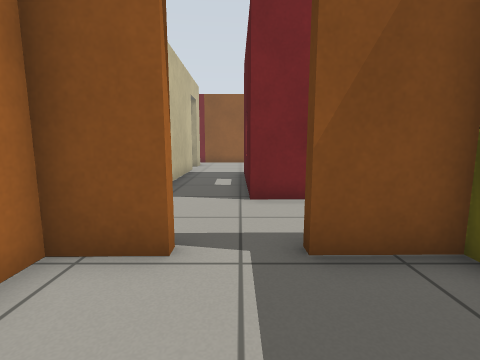
[1] (above)

24 first-person views from a walk through a Gazebo world. The camera is 0.72 m above the floor, tilts 8° down and sees 85° across. The floor is counted in squares, 0.5 m on a side. Each view is taken from the middle of a square. On the plan, view 1 faces up. The plan holds only what a view shows up to about 13 squares ahead; the rest is blank. The place goes on beyond the plan.

[2]
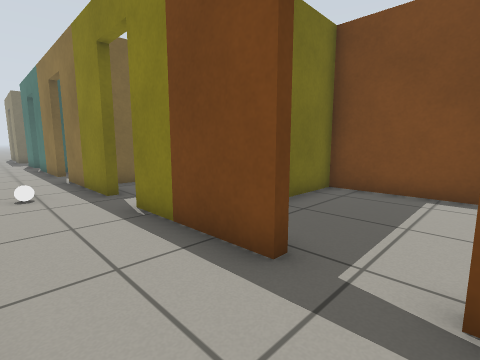

[3]
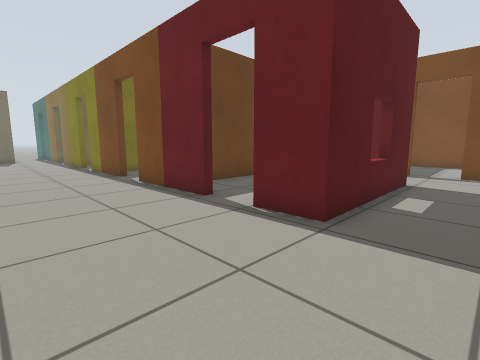

[4]
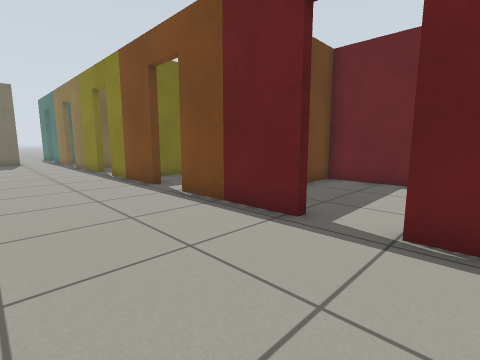

[5]
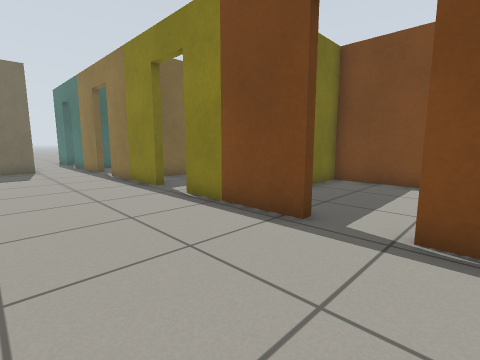

[6]
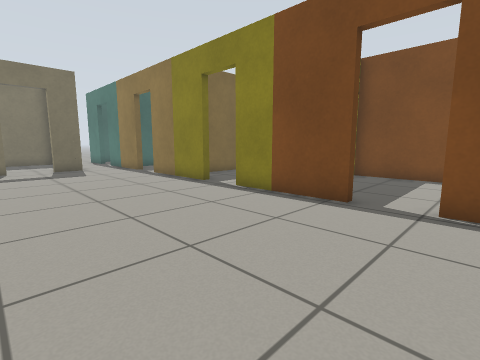

[7]
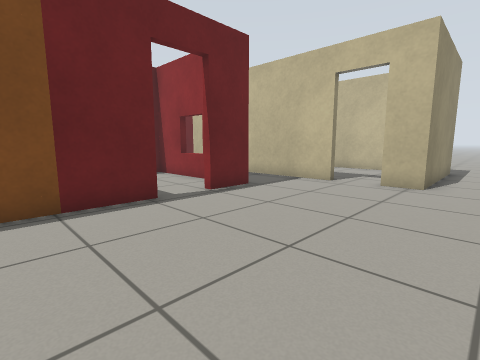

[8]
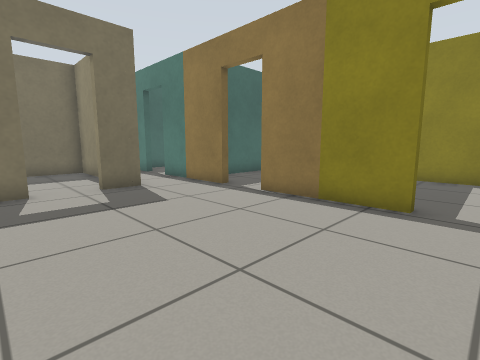

[9]
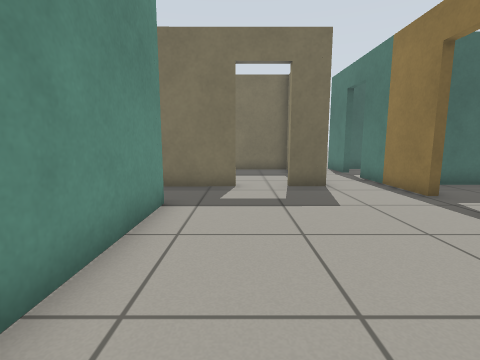

[10]
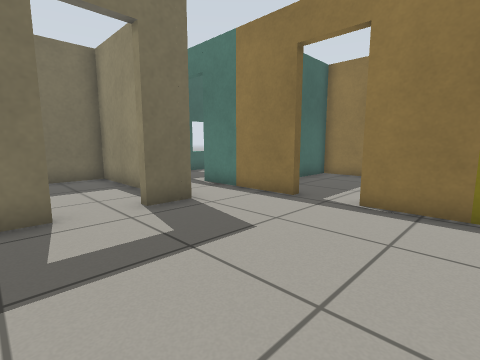

[11]
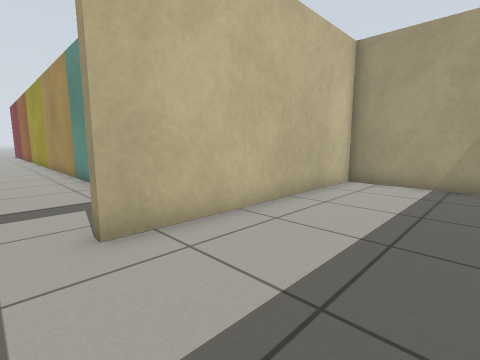

[12]
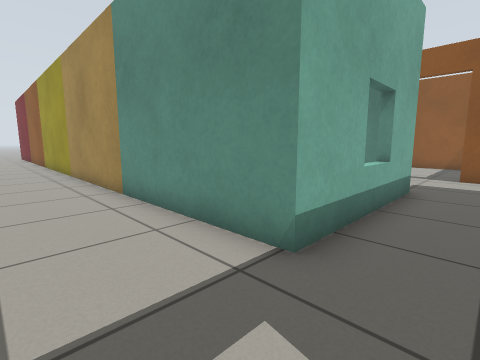

[13]
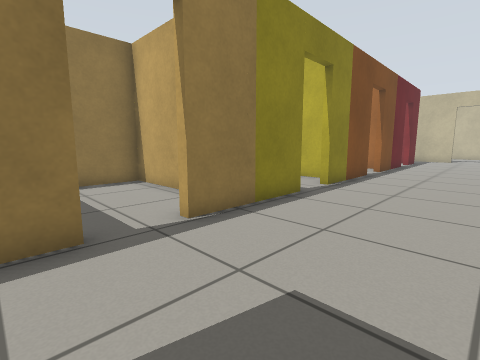

[14]
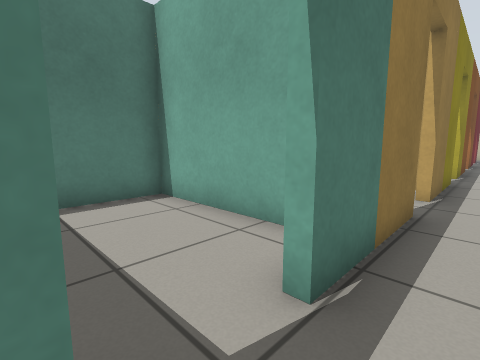

[15]
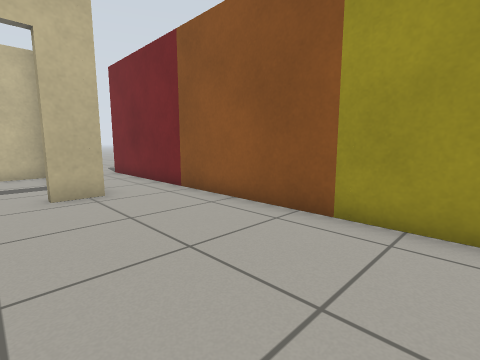

[16]
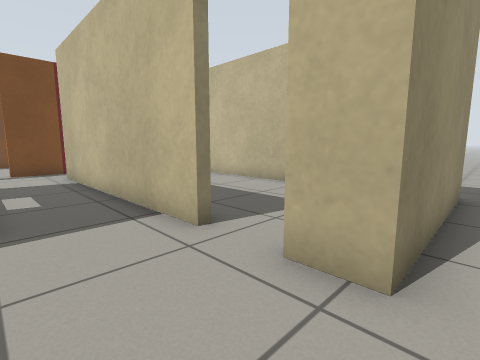

[17]
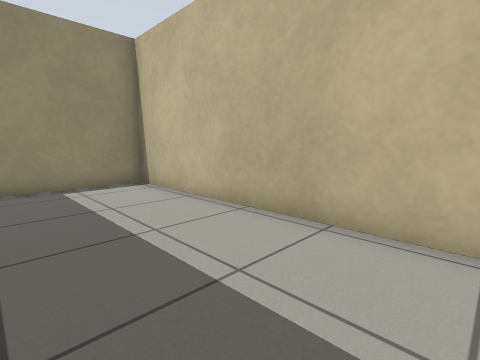

[18]
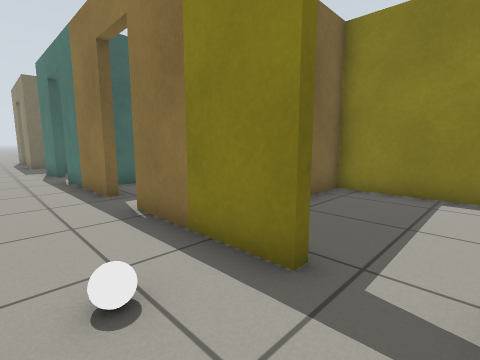

[19]
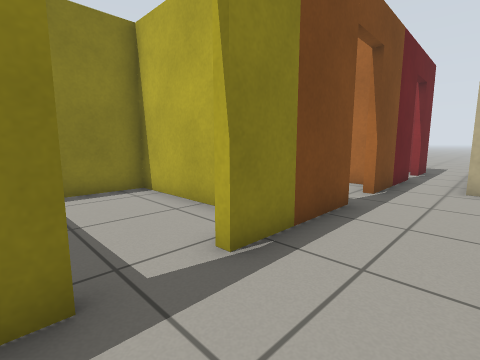

[20]
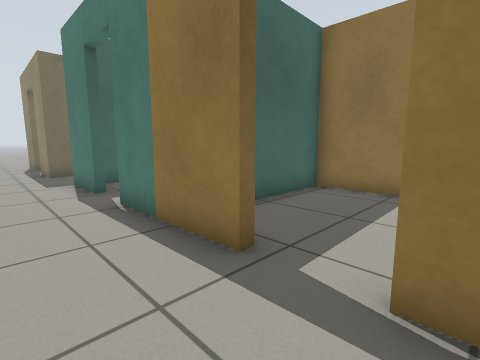

[21]
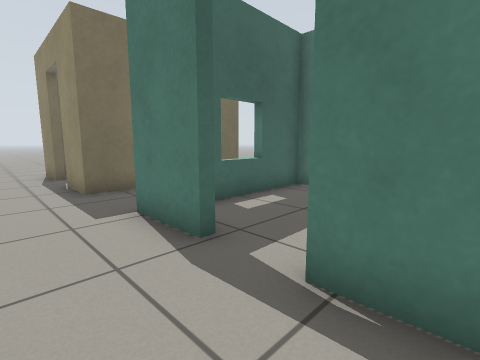

[22]
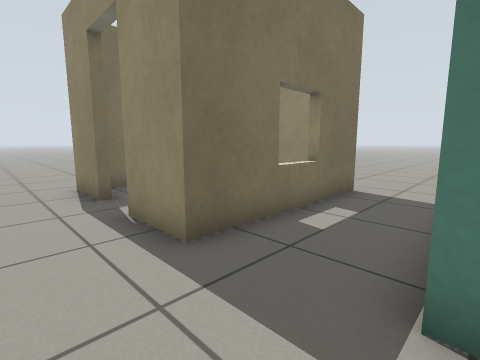

[23]
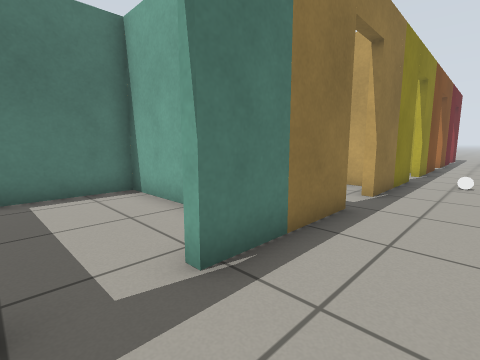

[24]
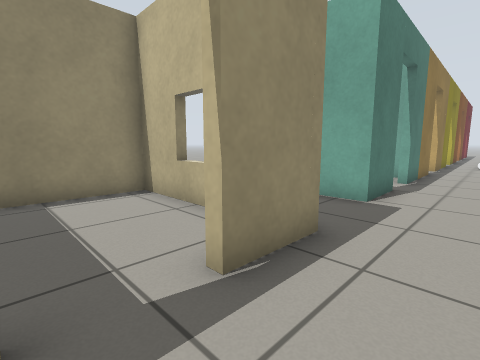

### Floor plan
Key: @ floor where view 1 was taken; # wall or solid block; . floor; D open door; = window, fence, low wall or low ledge; B white ball.
Columns run from 8 left of view 1 to 27 right of it. Each row starts with its distance up from view 1.
 30                             DD
 29                             ..
 28                             ...
 27                             ...#####
 26                            ##..#....
 25                             #..#....
 24                             #..#....
 23                             =..#....
 22                             #..#....
 21                             #..#....
 20 #############################..#....
 19 ...............................#....
 18 ...............................D....
 17 ######.........................D....
 16 #....D.........................#....
 15 #....D.........................#####
 14 #....#..............................
 13 #....#...#DD####DD####DD####DD###DD#
 12 #....#..##DD# ##.D####..## ....#....
 11 #....#..##....# ....# ...# ....#....
 10 #....#..==....# ....# ...##....#...
  9 #....#..##....# ....# ... #....#...
  8 #....#..## ...# ....# ... #....#...
  7 #....#..#############  ############
  6 ######..............................
  5      #.........B....................
  4 .........####DD####DD####DD##..###DD
  3 ##DD###DDD###DD####   ###D###..#....
  2      # ....#.....#     #....#..#....
  1        ....#.....      #....=..=....
  0        .@..#.....      #....#..#....
 -1        ....#.....#    ##....#..#....
 -2        ###########  #########..#####
 -3                              ...
 -4                              ....
 -5                               ...
 -6                               ...

Positions as (right, up) in squares from view 1, and headings:
1: (0, 0), facing up
2: (-1, 6), facing down-right
3: (-2, 17), facing down-right
4: (1, 17), facing down-right
5: (7, 17), facing down-right
6: (7, 19), facing down-right
7: (7, 19), facing down-left
8: (14, 19), facing down-right
9: (14, 18), facing right
10: (17, 19), facing down-right
11: (27, 17), facing up-left
12: (22, 17), facing up-left
13: (22, 17), facing down-left
14: (27, 14), facing down-left
15: (5, 15), facing up-left
16: (0, 18), facing down-left
17: (-4, 15), facing down-left
18: (5, 6), facing down-right
19: (7, 6), facing down-left
20: (10, 6), facing down-right
21: (15, 6), facing down-right
22: (20, 6), facing down-right
23: (18, 6), facing down-left
24: (27, 6), facing down-left
